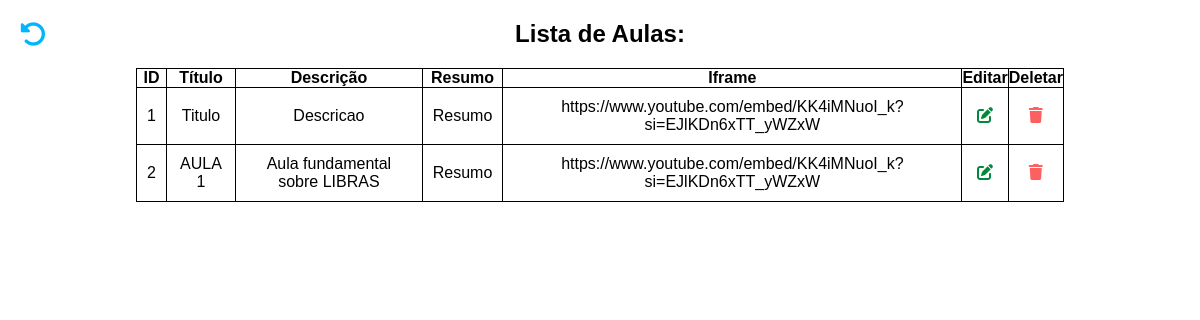
Screenshot of /app/pages/aulas/listarAulas.php with the database file from the repository.
### tables this page shows
CREATE TABLE aulas (
    id INT PRIMARY KEY AUTO_INCREMENT,
    titulo VARCHAR(255) NOT NULL,
    descricao TEXT NOT NULL,
    resumo TEXT,
    iframe TEXT NOT NULL
);

### app/pages/aulas/listarAulas.php (the view, shortened to what this page needs)
<?php
require_once("../../config/conecta.php");
$query = "SELECT id, titulo, descricao, resumo, iframe FROM aulas";
$result = $mysqli->query($query);
$aulas = [];
if ($result) {
    while ($row = $result->fetch_assoc()) {
        $aulas[] = $row;
    }
}
?>
<!DOCTYPE html>
<html lang="pt-br">
<head>
    <link rel="stylesheet" href="https://cdnjs.cloudflare.com/ajax/libs/font-awesome/6.2.1/css/all.min.css"
 />
</head>
<body>
    <main>
        <div class="return">
            <a href="../admin/dashboardAdmin.php"><i class="fa-solid fa-rotate-left"></i></a>
        </div>
        <h2>Lista de Aulas: </h2>
        <table>
            <tr>
                <th>ID</th>
                <th>Título</th>
                <th>Descrição</th>
                <th>Resumo</th>
                <th>Iframe</th>
                <th>Editar</th>
                <th>Deletar</th>
            </tr>
            <?php if(!empty($aulas)) { foreach($aulas as $aula): ?>
            <tr>
                <td><?= htmlspecialchars($aula['id']) ?></td>
                <td><?= htmlspecialchars($aula['titulo']) ?></td>
                <td><?= htmlspecialchars($aula['descricao']) ?></td>
                <td><?= htmlspecialchars($aula['resumo']) ?></td>
                <td><?= htmlspecialchars($aula['iframe']) ?></td>
                <td><a href='../../pages/aulas/editarAulaForm.php?id=<?= htmlspecialchars($aula['id']) ?>' id='edit'> <i class='fa-solid fa-pen-to-square'></i> </a></td>
                <td><a href='../../actions/aulas/excluirAula.php?id=<?= htmlspecialchars($aula['id']) ?>' id='del'> <i class='fa-solid fa-trash'></i> </a></td>
            </tr>
            <?php endforeach; } else { ?>
            <tr>
                <td colspan="7">Nenhuma aula encontrada.</td>
            </tr>
            <?php } ?>
        </table>
    </main>
</body>
</html>

### app/pages/aulas/listarAulas.php (style rules this page uses)
* { padding: 0; margin: 0; box-sizing: border-box; }
body { width: 100%; height: auto; font-family: Arial, sans-serif; }
main { display: flex; flex-direction: column; justify-content: center; align-items: center; width: 100%; height: auto; padding: 20px; }
td { min-height: 30px; padding: 10px; }
table { border-collapse: collapse; width: 80%; margin-top: 20px; }
table, th, td { border: 1px solid #000; }
th, td { text-align: center; }
a { text-decoration: none; color: inherit; }
.return { font-size: 20pt; color: #00b7ff; position: fixed; cursor: pointer; top: 20px; left: 20px; }
#edit { cursor: pointer; color: #00883b; }
#del { cursor: pointer; color: #fc6060; }

### rows the page displays
aulas: id "1", titulo "Titulo", descricao "Descricao", resumo "Resumo", iframe "https://www.youtube.com/embed/KK4iMNuoI_k?si=EJlKDn6xTT_yWZxW"
aulas: id "2", titulo "AULA 1", descricao "Aula fundamental sobre LIBRAS", resumo "Resumo", iframe "https://www.youtube.com/embed/KK4iMNuoI_k?si=EJlKDn6xTT_yWZxW"
